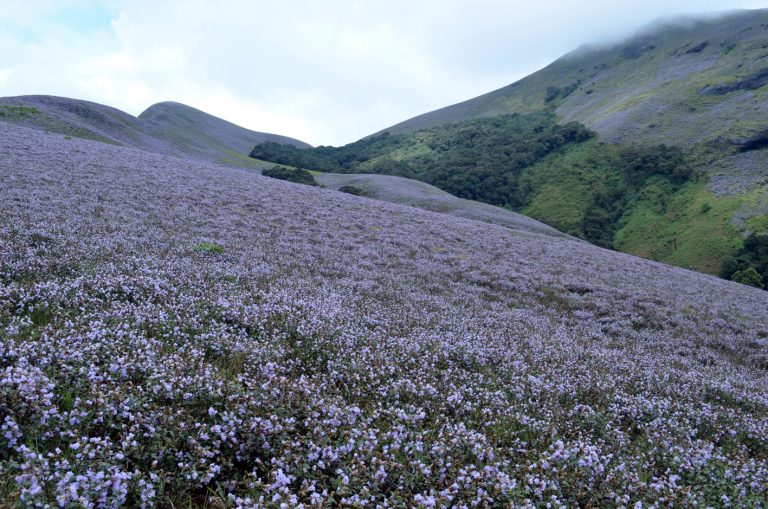
#> input picture img-1.jpg, 768 x 509 px
$ jupyter execute ex.5.4.ipynb
#> lines starting #> are read from the running program, lines starting #| are printed output that depends on the picture
[cell 1]
import numpy as np
import cv2
import matplotlib.pyplot as plt
input_image = cv2.imread("img-1.jpg")
#> input_image is the input picture: shape (509, 768, 3); mean B, G, R 134.1, 121.6, 113.7
input_image = cv2.cvtColor(input_image,cv2.COLOR_BGR2RGB)
plt.axis('off')
plt.imshow(input_image)
plt.show()
rows,cols,dim = input_image.shape
#> rows = 509; cols = 768; dim = 3
M_x = np.float32([[1,0,0],
                 [0,-1,rows],
                 [0,0,1]])
#> M_x = [[1, 0, 0], [0, -1, 509], [0, 0, 1]]
M_y = np.float32([[-1,0,cols],
                 [0,1,0],
                 [0,0,1]])
#> M_y = [[-1, 0, 768], [0, 1, 0], [0, 0, 1]]
reflected_xaxis = cv2.warpPerspective(input_image,M_x,(int(cols),int(rows)))
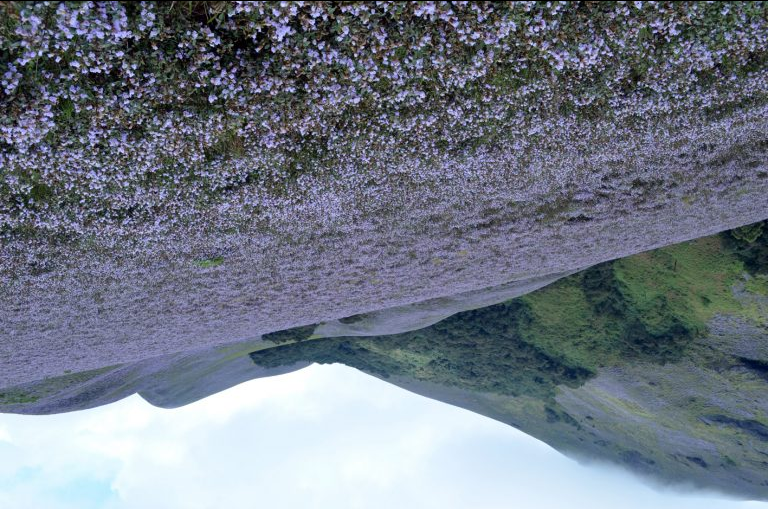
#> reflected_xaxis: shape (509, 768, 3); mean R, G, B 113.3, 121.2, 133.7
reflected_yaxis = cv2.warpPerspective(input_image,M_y,(int(cols),int(rows)))
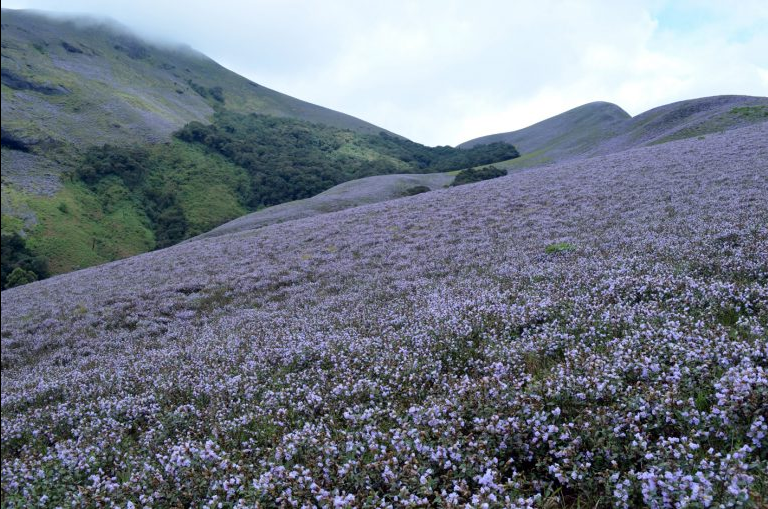
#> reflected_yaxis: shape (509, 768, 3); mean R, G, B 113.5, 121.5, 134
plt.axis('off')
plt.imshow(reflected_xaxis)
plt.show()
plt.axis('off')
plt.imshow(reflected_yaxis)
plt.show()

$ run again, with q1.png saved as img-1.jpg
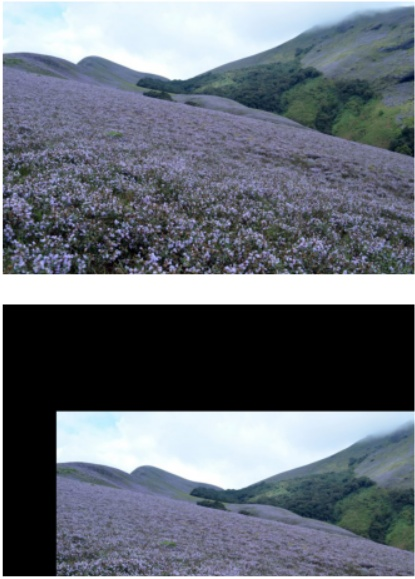
#> input picture q1.png, 415 x 579 px
#> input_image is the input picture: shape (579, 415, 3); mean B, G, R 119.9, 110.4, 104
#> `reflected_xaxis = cv2.warpPerspective(input_image,M_x,(int(cols),int(r..`:
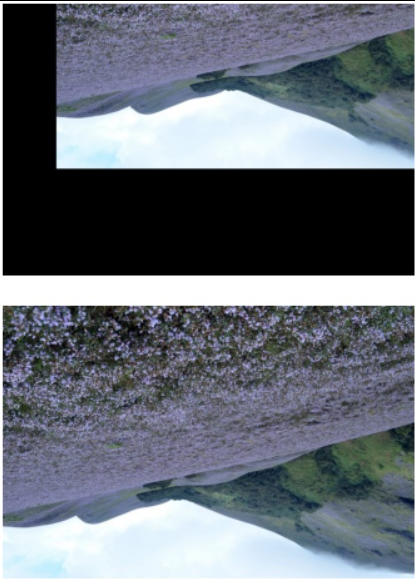
#> reflected_xaxis: shape (579, 415, 3); mean R, G, B 103.6, 109.9, 119.4
#> `reflected_yaxis = cv2.warpPerspective(input_image,M_y,(int(cols),int(r..`:
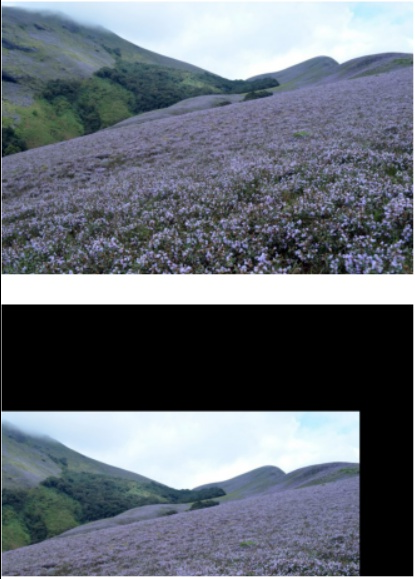
#> reflected_yaxis: shape (579, 415, 3); mean R, G, B 103.4, 109.8, 119.2

$ run again, with q2.png saved as img-1.jpg
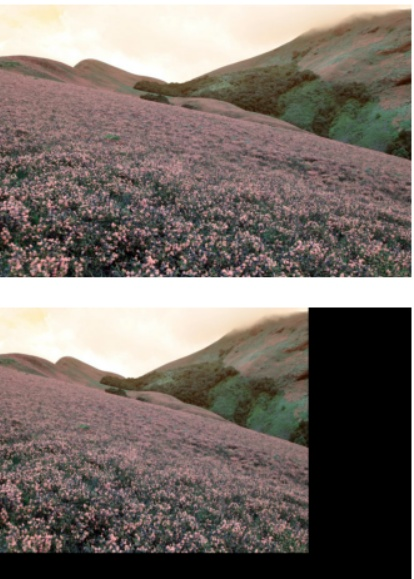
#> input picture q2.png, 414 x 579 px
#> input_image is the input picture: shape (579, 414, 3); mean B, G, R 105.4, 111.7, 121.4
#> `reflected_xaxis = cv2.warpPerspective(input_image,M_x,(int(cols),int(r..`:
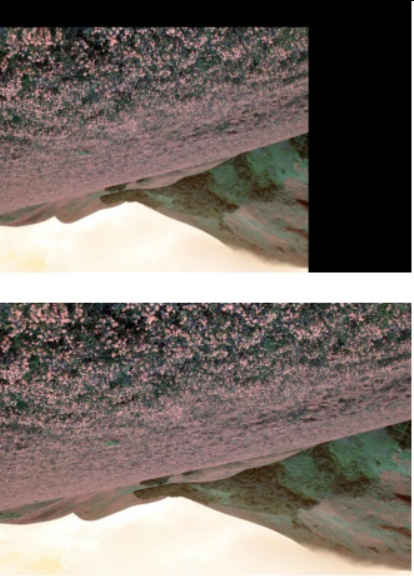
#> reflected_xaxis: shape (579, 414, 3); mean R, G, B 121, 111.3, 105
#> `reflected_yaxis = cv2.warpPerspective(input_image,M_y,(int(cols),int(r..`:
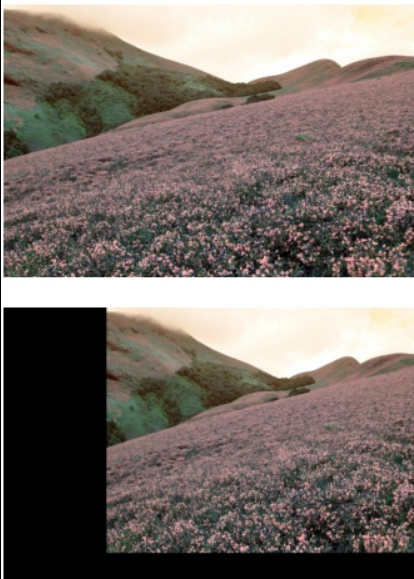
#> reflected_yaxis: shape (579, 414, 3); mean R, G, B 121.1, 111.4, 105.1

$ run again, with q3.png saved as img-1.jpg
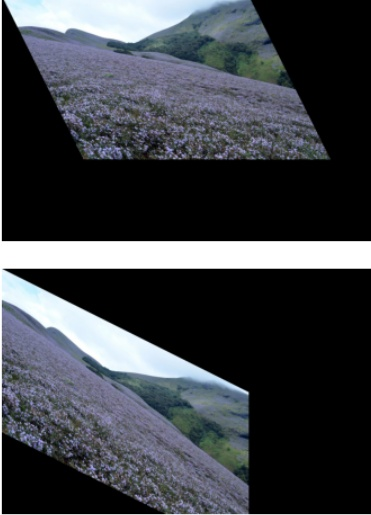
#> input picture q3.png, 371 x 515 px
#> input_image is the input picture: shape (515, 371, 3); mean B, G, R 69.7, 64.5, 61.3
#> `reflected_xaxis = cv2.warpPerspective(input_image,M_x,(int(cols),int(r..`:
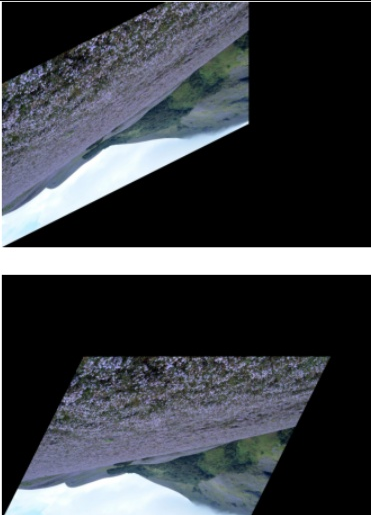
#> reflected_xaxis: shape (515, 371, 3); mean R, G, B 61, 64.2, 69.4
#> `reflected_yaxis = cv2.warpPerspective(input_image,M_y,(int(cols),int(r..`:
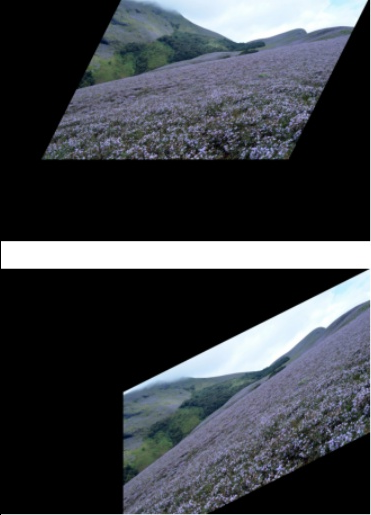
#> reflected_yaxis: shape (515, 371, 3); mean R, G, B 60.6, 63.8, 69
